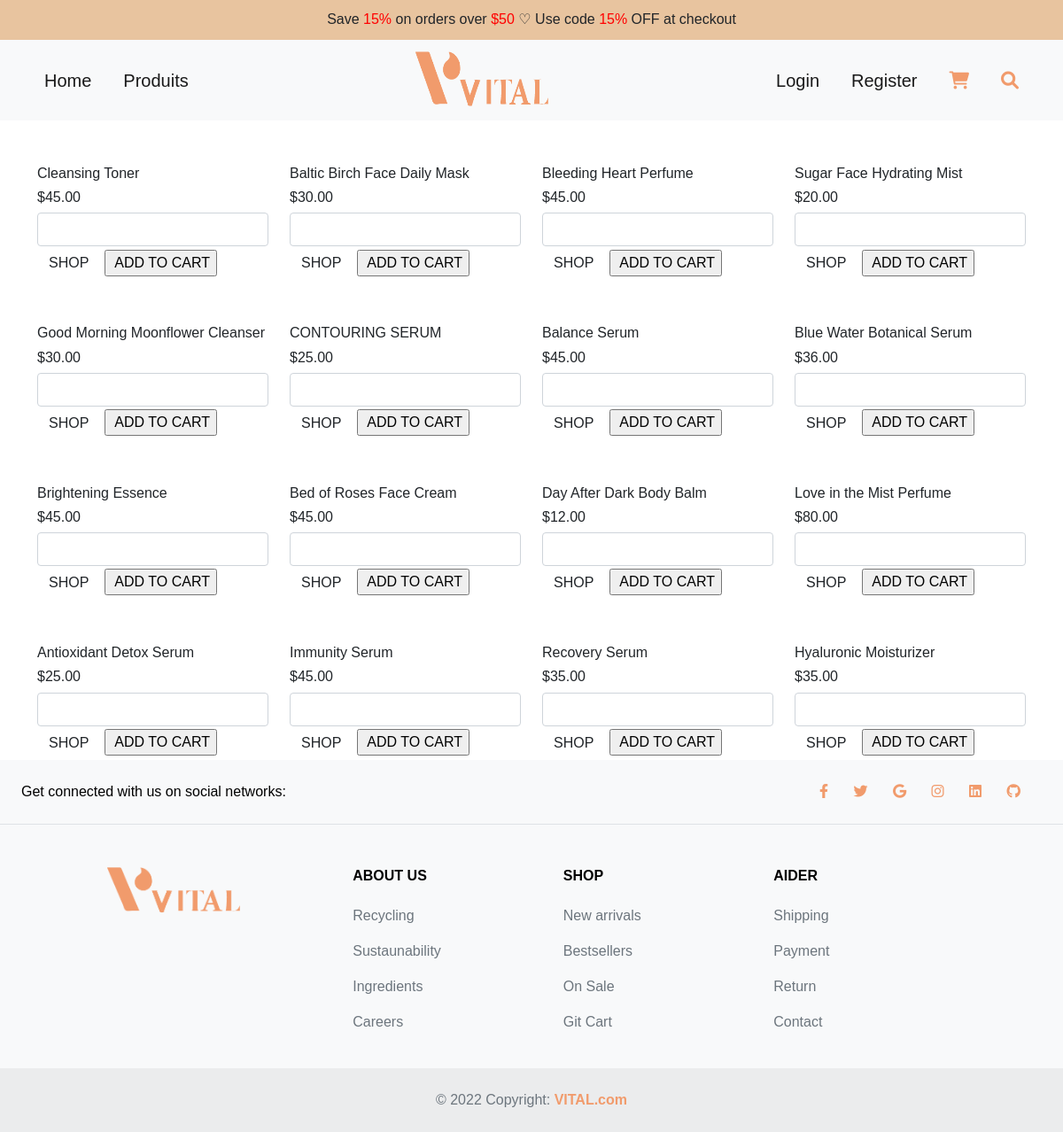
/products.php, run on the app's committed database.
### tables this page shows
CREATE TABLE `produit` (
  `idProduit` int(11) NOT NULL,
  `libelle` varchar(254) DEFAULT NULL,
  `description` varchar(254) DEFAULT NULL,
  `prix` decimal(8,0) DEFAULT NULL,
  `stock` int(11) DEFAULT NULL,
  `image` varchar(254) DEFAULT NULL
);

### products.php (the view, shortened to what this page needs)
<?php
    include "navbar.php";
    require 'connect.php';
    $myquery = "SELECT * FROM produit " ;
    $outcome = mysqli_query($connection, $myquery) ;
    ?>
<div class="container" id="frstrow">
    <div class="row">
        <?php
    while ($finalResult = mysqli_fetch_assoc($outcome))
    {
    ?>
        <div class="col-sm-3">
            <form method="post" id="myform" action="products.php<?php echo'?idproduct='.$finalResult['idProduit']
                   ; ?>" >
                <h6  value="<?php echo $finalResult['libelle']; ?>"><?php echo $finalResult['libelle']; ?><h6  value="<?php echo $finalResult['prix']; ?>">
                        $<?php echo number_format( $finalResult['prix'],2) ; ?></h6>
                </h6>
                <input  name="quantity" class="form-control" type="number" value="" min=" 0" max="1000"  />
                <div>
                    <button type="button"  class="btn" id="addToCart">SHOP</button>
                    <input type="submit" name="addToCart" value=" ADD TO CART">
            </form>
        </div>
    </div>
    <?php }
?>
<!-- <?php
var_dump($_SESSION['shop-cart'])
?> -->
<footer class=" text-center text-lg-start bg-light text-muted">
    <section class="d-flex justify-content-center justify-content-lg-between p-4 border-bottom">
        <div id="getConnected" class="me-5 d-none d-lg-block">
            <span>Get connected with us on social networks:</span>
        </div>
        <div id="socialMedia">
            <a href="" class="me-4 text-reset">
                <i class="fab fa-facebook-f"></i>
            </a>
            <a href="" class="me-4 text-reset">
                <i class="fab fa-twitter"></i>
            </a>
            <a href="" class="me-4 text-reset">
                <i class="fab fa-google"></i>
            </a>
            <a href="" class="me-4 text-reset">
                <i class="fab fa-instagram"></i>
            </a>
            <a href="" class="me-4 text-reset">
                <i class="fab fa-linkedin"></i>
            </a>
            <a href="" class="me-4 text-reset">
                <i class="fab fa-github"></i>
            </a>
        </div>
    </section>
    <section class="">
        <div class="container text-center text-md-start mt-5">
            <div class="row mt-3">
                <div class="col-md-3 col-lg-4 col-xl-3 mx-auto mb-4">
                    <h6 class="text-uppercase fw-bold mb-4">
                        <img class="logo" src="logo/logo.png" alt="">
                    </h6>
                </div>
                <div class="col-md-2 col-lg-2 col-xl-2 mx-auto mb-4">
                    <h6 class="text-uppercase fw-bold mb-4">
                        About us
                    </h6>
                    <p>
                        <a href="#!" class="text-reset">Recycling </a>
                    </p>
                    <p>
                        <a href="#!" class="text-reset">Sustaunability</a>
                    </p>
                    <p>
                        <a href="#!" class="text-reset">Ingredients </a>
                    </p>
                    <p>
                        <a href="#!" class="text-reset">Careers </a>
                    </p>
                </div>
                <div class="col-md-3 col-lg-2 col-xl-2 mx-auto mb-4">
                    <h6 class="text-uppercase fw-bold mb-4">
                        Shop
                    </h6>
                    <p>
                        <a href="#!" class="text-reset">New arrivals</a>
                    </p>
                    <p>
                        <a href="#!" class="text-reset">Bestsellers</a>
                    </p>
                    <p>
                        <a href="#!" class="text-reset">On Sale </a>
                    </p>
                    <p>
                        <a href="#!" class="text-reset">Git Cart </a>
                    </p>
                </div>
                <div class="col-md-4 col-lg-3 col-xl-3 mx-auto mb-md-0 mb-4">
                    <h6 class="text-uppercase fw-bold mb-4">
                        Aider
                    </h6>
                    <p>
                        <a href="#!" class="text-reset">Shipping </a>
                    </p>
                    <p>
                        <a href="#!" class="text-reset">Payment</a>
                    </p>
                    <p>
                        <a href="#!" class="text-reset">Return</a>
                    </p>
                    <p>
                        <a href="#!" class="text-reset"> Contact </a>
                    </p>
                </div>
            </div>
        </div>
    </section>
    <div class="text-center p-4" style="background-color: rgba(0, 0, 0, 0.05);">
        © 2022 Copyright:
        <a id="vitalCom" class="text-reset fw-bold" href="https://mdbootstrap.com/">VITAL.com</a>
    </div>
</footer>
</body>
</html>

### navbar.php (shortened to what this page needs)
<!DOCTYPE html>
<html lang="en">
<head>
    <link href="https://cdn.jsdelivr.net/npm/bootstrap@5.0.2/dist/css/bootstrap.min.css" rel="stylesheet"
>
    <link rel="stylesheet" href="products.css">
    <link rel="stylesheet" href="https://cdnjs.cloudflare.com/ajax/libs/font-awesome/6.0.0/css/all.min.css">
</head>
<body>
    <nav id="frstnav">
        <p>Save <span>15%</span> on orders over <span>$50</span> ♡ Use code <span>15%</span> OFF at checkout
        </p>
    </nav>
    <nav id="scndnav" class=" navbar navbar-expand-lg navbar-light bg-light ">
        <div class=" container-fluid">
            <div class="collapse navbar-collapse" id="navbarCollapse">
                <div class="navbar-nav">
                    <a href="#" class="nav-item nav-link active">Home</a>
                    <a href="#" class="nav-item nav-link active">Produits</a>
                </div>
            </div>
            <div class="collapse navbar-collapse" id="navbarCollapse">
                <div class="navbar-header">
                    <a class="navbar-brand" class="logo" href="#"><img id="logo" src=" logo/logo.png" alt=""></a>
                </div>
                <div class="navbar-nav ms-auto">
                    <a href="#" class="nav-item nav-link active">Login</a>
                    <a href="#" class="nav-item nav-link active">Register</a>
                    <a href="#" class="nav-item nav-link active"><i class="fa-solid fa-cart-shopping"></i></a>
                    <a href="#" class="nav-item nav-link active"><i class="fa-solid fa-magnifying-glass"></i></a>
                </div>
            </div>
        </div>
    </nav>

### products.css (style rules this page uses)
* { font-family: "Zurich Extended", sans-serif; }
.logo { text-align: center !important; margin: 0 auto !important; display: inherit !important; margin-left: 20px; }
#logo { width: 150px; height: 70px; margin-top: 5px; }
#frstnav { background-color: #E8C49F !important; height: 45px; padding-top: 10px; }
#frstnav p { text-align: center !important; }
#frstnav p span { color: red; }
#scndnav { padding-left: 20px; padding-right: 20px; }
#scndnav a { font-size: 20px; margin: 10px; }
#scndnav a i { color: #F19B6C; }
footer { background-color: white !important; }
footer a { text-decoration: none !important; }
#vitalCom { color: #F19B6C !important; }
.logo { width: 150px; }
#socialMedia a i { color: #F19B6C; }
#getConnected span { color: black; }
footer h6 { color: black; }

### data on the page
produit: libelle "Cleansing Toner", prix "45.00"
produit: libelle "Baltic Birch Face Daily Mask", prix "30.00"
produit: libelle "Bleeding Heart Perfume", prix "45.00"
produit: libelle "Sugar Face Hydrating Mist", prix "20.00"
produit: libelle "Good Morning Moonflower Cleanser", prix "30.00"
produit: libelle "CONTOURING SERUM", prix "25.00"
produit: libelle "Balance Serum", prix "45.00"
produit: libelle "Blue Water Botanical Serum", prix "36.00"
produit: libelle "Brightening Essence", prix "45.00"
produit: libelle "Bed of Roses Face Cream", prix "45.00"
produit: libelle "Day After Dark Body Balm", prix "12.00"
produit: libelle "Love in the Mist Perfume", prix "80.00"
produit: libelle "Antioxidant Detox Serum", prix "25.00"
produit: libelle "Immunity Serum", prix "45.00"
produit: libelle "Recovery Serum", prix "35.00"
produit: libelle "Hyaluronic Moisturizer", prix "35.00"
